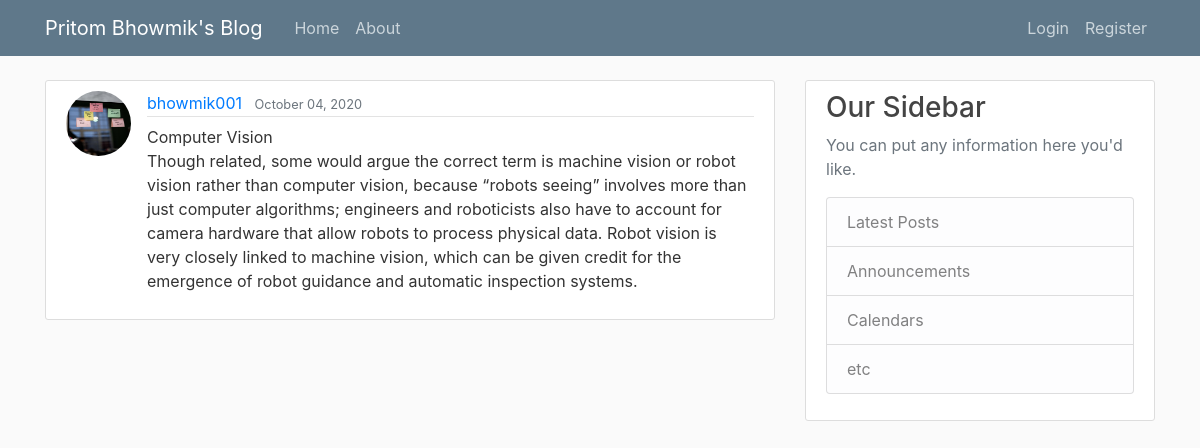
The app's page /post/14/ with its own data.
### blog/models.py (models this page shows, shortened)
class Post(models.Model):
    title = models.CharField(max_length=100)
    content = models.TextField()
    date_posted = models.DateTimeField(default=timezone.now)
    author = models.ForeignKey(User, on_delete=models.CASCADE)

### users/models.py (models this page shows, shortened)
class Profile(models.Model):
    user = models.OneToOneField(User, on_delete=models.CASCADE)
    image = models.ImageField(default='default.jpg', upload_to='profile_pics')

### blog/views.py (the view)
# urls.py: path('post/<int:pk>/', PostDetailView.as_view(), name='post-detail'),
class PostDetailView(DetailView):
    model = Post

### blog/templates/blog/post_detail.html (shortened to what this page needs)
{% extends "blog/base.html" %} {% block content %}
<article class="media content-section">
  <img
    class="rounded-circle article-img"
    src="{{ object.author.profile.image.url }} "
  />
  <div class="media-body">
    <div class="article-metadata">
      <a class="mr-2" href="#">{{ object.author }}</a>
      <small class="text-muted">{{ object.date_posted |date:"F d, Y" }}</small>
    </div>
    <h2 class="article-title"></h2>{{ object.title }}</h2>
    <p class="article-content">{{ object.content }}</p>
  </div>
</article>
{% endblock content %}

### blog/static/blog/main.css (style rules this page uses)
body { background: #fafafa; color: #333333; margin-top: 5rem; }
.content-section { background: #ffffff; padding: 10px 20px; border: 1px solid #dddddd; border-radius: 3px; margin-bottom: 20px; }
.article-content { white-space: pre-line; }
.article-img { height: 65px; width: 65px; margin-right: 16px; }
.article-metadata { padding-bottom: 1px; margin-bottom: 4px; border-bottom: 1px solid #e3e3e3; }

### records on screen
Post: author.profile.image (picture), author "bhowmik001", date_posted "October 04, 2020", title "Computer Vision", content "Though related, some would argue the correct term is machine vision or robot vision rather than computer vision, because “robots seeing” involves more than just computer algorithms; engineers and roboticists also have to account for camera hardware that allow robots to process physical data. Robot vision is very closely linked to machine vision, which can be given credit for the emergence of robot guidance and automatic inspection systems."
